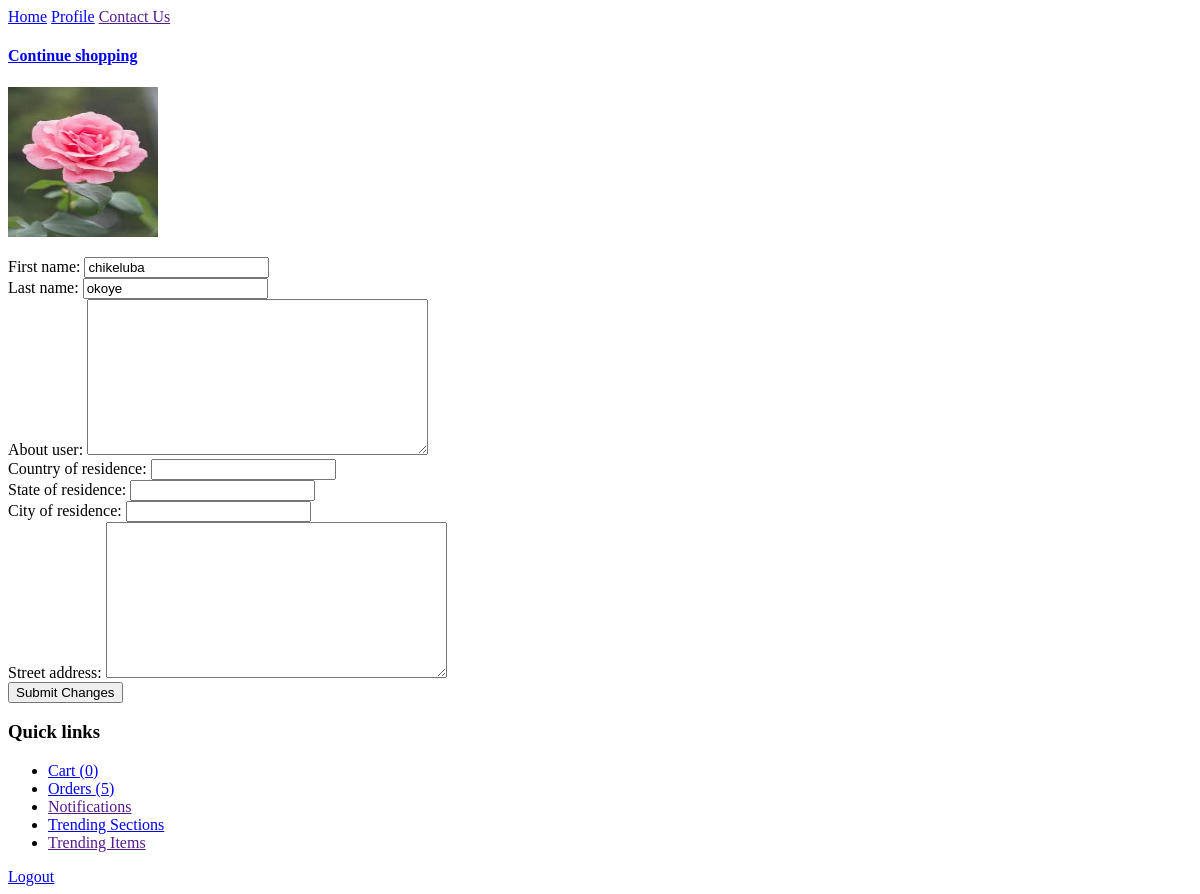
The app's page /profile/edit_profile/ (signed in), older data.
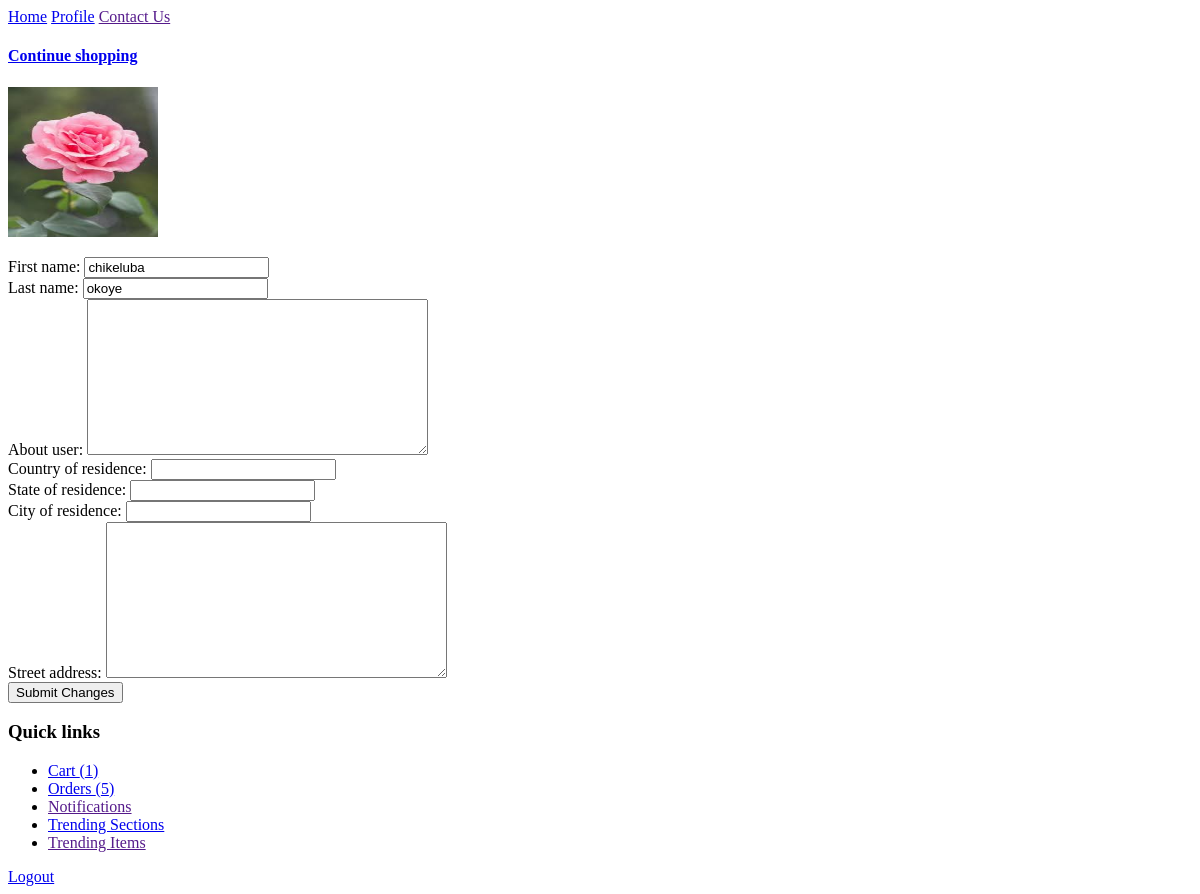
The same page, newer data.
### login/models/usermodel.py (models this page shows, shortened)
class User(AbstractBaseUser):
    first_name = models.CharField(
        max_length = 40,
        default="first name",
    )
    last_name = models.CharField(
        max_length=40,
        default="last name",
    )
    email = models.EmailField(
        max_length=40,
        unique=True,
        verbose_name = "email address",
        default="useremail@mail.com",
    )
    date_of_birth = models.DateField(default=date.today)
    about_user = models.TextField(
        max_length=300,
        blank=True,
    )
    country_of_residence = models.CharField(
        max_length=100,
        blank=True,
        )
    state_of_residence = models.CharField(
        max_length=100,
        blank=True,
        )
    city_of_residence = models.CharField(
        max_length=100,
        blank=True,
        )
    street_address = models.TextField(
        max_length=300,
        blank=True,
        )
    is_active = models.BooleanField(default=True)
    is_admin = models.BooleanField(default=False)
    users = UserManager()
    profile_photo = models.ImageField(
        upload_to="profile_photos/",
        blank=True,
    )
    USERNAME_FIELD = "email"
    EMAIL_FIELD = "email"
    REQUIRED_FIELDS = [
        "date_of_birth",
        "first_name",
        "last_name",
        ]

### user_profile/models/cartmodel.py (models this page shows, shortened)
class Cart(models.Model):
    user = models.OneToOneField(
        User,
        on_delete=models.CASCADE,
    )
    items = models.ManyToManyField(
        Item,
    )
    carts = models.Manager()

### user_profile/views/edit_profileviews.py (the view, shortened to what this page needs)
# urls.py: path("edit_profile/", views.EditProfileDataView.as_view(), name="edit_profile"),
class EditProfileDataView(View):
    def get(self, request):
        return render(request, 'user_profile/edit_profileview.html', {
            'form': Edit_ProfileForm(instance=request.user),
        })

### user_profile/forms/edit_profileform.py
class Edit_ProfileForm(forms.ModelForm):
    class Meta:
        model = User
        fields = ["first_name", "last_name", "about_user",
        "country_of_residence", "state_of_residence", "city_of_residence", "street_address"
        ]

### user_profile/models/ordermodel.py (called while the page is built)
    def pending(self):
        return self.filter(is_pending=True)

    def get_queryset(self):
        return OrderQuerySet(self.model, using=self._db)

    def pending(self):
        return self.get_queryset().pending()

### user_profile/templates/user_profile/edit_profileview.html (shortened to what this page needs)
{% extends "base_profile_template.html" %}
{% block SECTION_CONTENT %}
<p>
    <a href="{% url 'profile:upload_profile_photo' %}">
        {% if user.profile_photo %}
        <img src="{{user.profile_photo.url}}" height="150px" width="150px" />
        {% else %}
        Upload A Profile photo
        {% endif %}
    </a>
</p>
<form action="{% url 'profile:edit_profile' %}" method="post">
    {{form}}
    <button type="submit">Submit Changes</button>
</form>
{% endblock SECTION_CONTENT %}

### eShop/templates/baseview.html (shortened to what this page needs)
<!DOCTYPE html>
<html lang="en">
<head>
</head>
<body>
    <div class="topnav">
        {% block NAV_BAR %}
        <a class="active" href="{% url 'home' %}">Home</a>
        {% if user.pk != None %}
        <a href="{% url 'profile:index' %}">Profile</a>
        {% else %}
        <a href="{% url 'login:login' %}">Login</a>
        {% endif %}
        <a href="">Contact Us</a>
        {% endblock NAV_BAR %}
    </div>
    <div id="base_section_content">
        {% block BASE_SECTION_CONTENT %}{% endblock BASE_SECTION_CONTENT %}
    </div>
    <div id="sidebar">
        {% block SIDEBAR %}
        <h3>
            <b>Quick links</b>
        </h3>
            <ul>
                {% if user.pk != None %}
                <li>
                    <a href="{% url 'profile:cart' %}">Cart
                        {% if user.cart.items %}
                        ({{user.cart.items.count}})
                        {% else %}
                        (0)
                        {% endif %}
                    </a>
                </li>
                <li>
                    <a href="{% url 'profile:orders' %}">Orders
                        {% if user.order_set.pending %}
                        ({{user.order_set.pending.count}})
                        {% else %}
                        (0)
                        {% endif %}
                    </a>
                </li>
                <li>
                    <a href="">Notifications</a>
                </li>
                {% endif %}
                <li>
                    <a href="{% url 'store:trending' %}">Trending Sections</a>
                </li>
                <li>
                    <a href="">Trending Items</a>
                </li>
            </ul>
        {% endblock SIDEBAR %}
    </div>
    <div id="logout_area">
        {% block LOGOUT_AREA %}
        {% if user.pk != None %}
        <a href="{% url 'login:logout' %}">Logout</a>
        {% endif %}
        {% endblock LOGOUT_AREA %}
    </div>
</body>
</html>

Row changes from the older to the newer data that the page shows:
changed User "chikeluba": cart.items.count "0" → "1"
